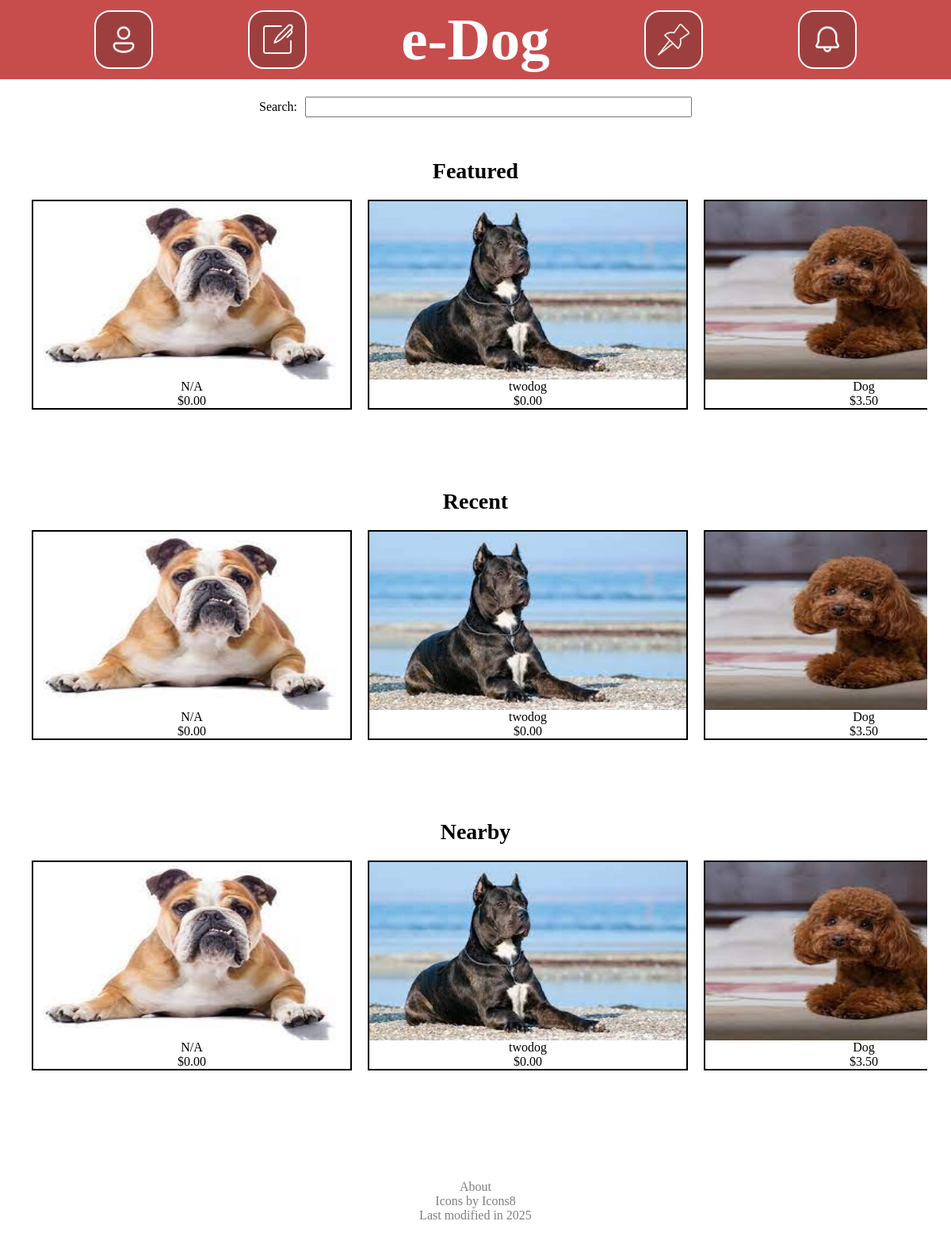
The page /browse/ on the database its author committed.
### post/models.py (models this page shows, shortened)
class Image(models.Model):
    photo = models.ImageField(upload_to="pics/%Y/%m/%d/")
    title = models.CharField(max_length=20)
    post = models.ForeignKey(Post, on_delete=models.CASCADE)

class Post(models.Model):
    user = models.ForeignKey(User, on_delete=models.CASCADE)
    breeds = models.CharField(max_length=100)
    price = models.DecimalField(decimal_places=2, max_digits=9)
    description = models.TextField(max_length=1000)
    age = models.DateField()
    dateCreated = models.DateField(auto_now_add=True)

### browse/views.py (the view)
# urls.py: path("", views.index, name="index"),
def index(request):
    searchForm = SearchForm()
    latestPosts = Post.objects.order_by("-dateCreated")[:10]
    postBoxes = []
    for post in latestPosts:
        postImages = Image.objects.filter(post=post.pk)[:1]
        if postImages:
            thumbnail = postImages[0]
        else:
            thumbnail = None
        aPost = PostBox(thumbnail, post, f"/post/{post.pk}")
        postBoxes.append(aPost)
    context = {
        "postBoxes": postBoxes,
        "searchForm": searchForm,
        "username": request.user.username,
    }
    return render(request, "browse/index.html", context)

### browse/forms.py
class SearchForm(forms.Form):
    searcho = forms.CharField(label="Search:", max_length=100)

### browse/templates/browse/index.html (shortened to what this page needs)
<!DOCTYPE html>
<html lang="en-US">
	<head>
		{% load static %}
		<link rel="stylesheet" href="{% static 'browse/style.css' %}">
	</head>
	<body>
		<div class="content">
			{% include "browse/header.html" %}
			{% include "browse/searchbar.html" %}
			<h2>Featured</h2>
			<div class="browseRow">
				{% include "post/postBoxes.html" %}
			</div>
			<h2>Recent</h2>
			<div class="browseRow">
				{% include "post/postBoxes.html" %}
			</div>
			<h2>Nearby</h2>
			<div class="browseRow">
				{% include "post/postBoxes.html" %}
			</div>
			{% include "browse/footer.html" %}
		</div>
	</body>
</html>

### post/templates/post/postBoxes.html (shortened to what this page needs)
{% if postBoxes %}
	{% for postBox in postBoxes %}
        <a class="postBox" href="{{postBox.url}}/">
			<div class="imageBox">
			    <img class="image" src="{{postBox.thumbnail.photo.url}}">
			</div>
			{% if postBox.post.breeds%}
				<p>{{postBox.post.breeds}}</p>
			{% else %}
				<p>N/A</p>
			{% endif %}
			<p>${{postBox.post.price}}</p>
		</a>
	{% endfor %}
{% else %}
	<p>No posts are available.</p>
{% endif %}

### browse/static/browse/style.css (style rules this page uses)
:root { --textColor: #ffffff; --headerBGColor: #c74d4d; --iconBGColor: #9e3f3f; --contentBGColor: #ffffff; --bodyBGColor: #252525; --buttonColor: #dbdbdb; --buttonHover: #c0c0c0; --buttonPressed: #a8a8a8; --buttonTextColor: black; --buttonBorder: 1px solid black; --buttonRadius: 5px; --imgWidth: 400px; --imgHeight: 225px; }
body { background-color: var(--bodyBGColor); margin: 0; padding: 0; overflow-y: scroll; }
.content { display: flex; flex-direction: column; align-items: center; width: 100%; min-height: 100vh; background-color: var(--contentBGColor); }
p { margin: 0px; }
a { text-decoration: none; color:rgb(0, 0, 0); margin: 0px; }
h2 { margin: 0px; font-size: 28px; }
.image { width: var(--imgWidth); height: var(--imgHeight); }
.imageBox { display: flex; flex-direction: column; justify-content: center; margin-left: 10px; margin-right: 10px; }
.browseRow { display: flex; overflow-x: scroll; align-items: center; height: calc(var(--imgHeight) + 80px); width: 95%; }
.postBox { display: flex; flex-direction: column; align-items: center; text-align: center; width: 400px; margin-left: 10px; margin-right: 10px; border: 2px solid black; }
.searchbarForm input { margin-left: 10px; width: 40%; height: 20px; }

### rows shown on the page
Image: thumbnail.photo (picture)
Post: post.price "0.00" "0.00" "0.00"
Image: thumbnail.photo (picture)
Post: post.breeds "twodog" "twodog" "twodog", post.price "0.00" "0.00" "0.00"
Image: thumbnail.photo (picture)
Post: post.breeds "Dog" "Dog" "Dog", post.price "3.50" "3.50" "3.50"
